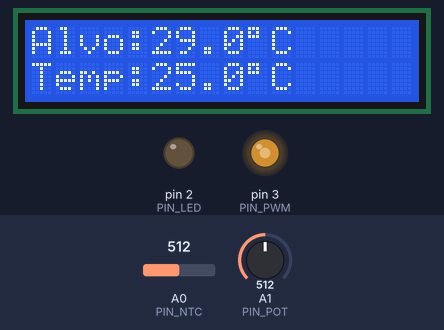
Recording of a sketch running on a simulated Arduino Uno, built with avr-gcc and run on an emulated ATmega328P. On the bench: 16×2 character LCD, output pins drawn as LEDs (lit = HIGH). Inputs (shaded band) come from the test bench; at power-on: A1 (PIN_POT) = 512, A0 (PIN_NTC) = 512. What the sketch prints to the serial monitor is not drawn.

Above: at 3.2 s.
3.3 s: A1 (PIN_POT) set to 716
At 4.5 s:
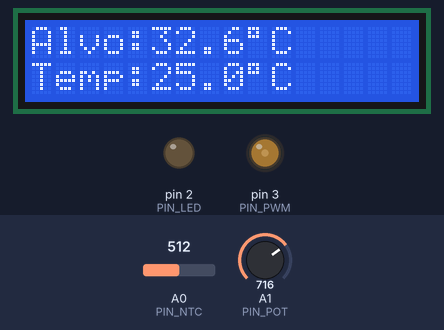
5.1 s: A0 (PIN_NTC) set to 490
At 6.0 s:
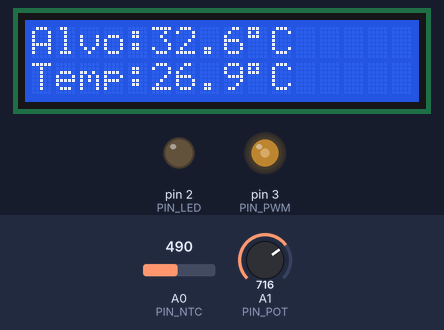
6.6 s: A0 (PIN_NTC) set to 306
At 7.4 s:
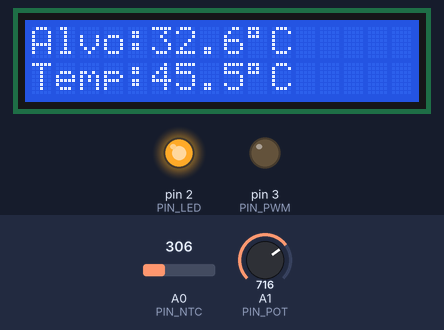
8.1 s: A0 (PIN_NTC) set to 0
At 8.8 s:
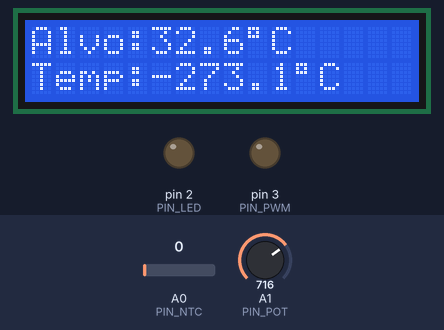
9.7 s: A1 (PIN_POT) set to 900
At 10.4 s:
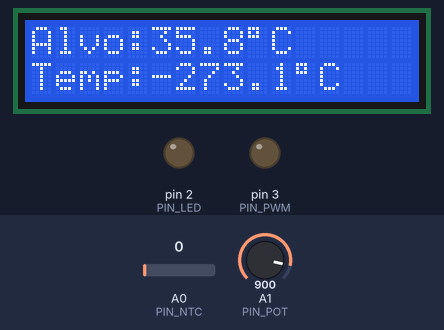
11.2 s: A0 (PIN_NTC) set to 2
At 11.8 s:
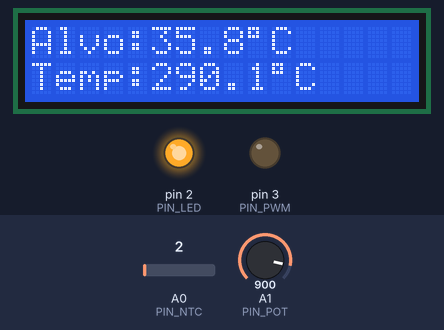
Timing chart, 0 to 13.8 s (numbered marks = the images above; inputs shaded):
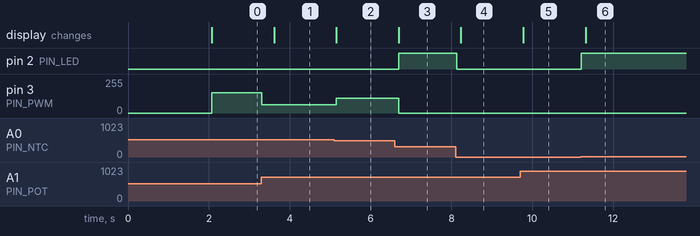

Measured:
- the behaviour switches between 0 and 1 on A0 (PIN_NTC) (found by bisection; images 5 and 6)
- after the input at 3.3 s, pin 3 (PIN_PWM): 152/255 → 61/255 at once; the display: changes after 0.31 s (image 1)
- after the input at 5.1 s, pin 3 (PIN_PWM): 61/255 → 110/255 after 0.05 s; the display: changes after 0.06 s (image 2)
- after the input at 6.6 s, pin 2 (PIN_LED): LOW → HIGH after 0.09 s; pin 3 (PIN_PWM): 110/255 → 0/255 after 0.09 s; the display: changes after 0.10 s (image 3)
- after the input at 8.1 s, pin 2 (PIN_LED): HIGH → LOW at once; the display: changes after 0.14 s (image 4)
- after the input at 9.7 s, the display: changes after 0.08 s (image 5)
- after the input at 11.2 s, pin 2 (PIN_LED): LOW → HIGH at once; the display: changes after 0.12 s (image 6)

The sketch:

Incubator_temperature_monitor_system.ino
```cpp
#include <Wire.h>
#include <LiquidCrystal.h>
#include <math.h>

// Pinos
const int PIN_NTC    = A0;  // Sensor NTC
const int PIN_POT    = A1;  // Potenciômetro set point
const int PIN_PWM    = 3;   // Saída PWM carga resistiva
const int PIN_LED    = 2;   // LED alarme ≥38°C

// Parâmetros NTC
const float R_SERIE   = 10000.0; // 10kΩ
const float R_NOM     = 10000.0; // 10kΩ @ 25°C
const float T_NOM     = 298.15;  // 25°C em Kelvin
const float BETA      = 3950.0;  // Coef. β NTC MF58
const float V_REF     = 5.0;     // Tensão referência ADC
const float ADC_MAX   = 1023.0;

// Faixa Set Point (pot)
const float TEMP_MIN  = 20.0;  // °C mínimo
const float TEMP_MAX  = 38.0;  // °C máximo
const float TEMP_ALRM = 38.0;  // °C → LED alarme

// Controle Proporcional
const float Kp        = 25.5;  // Ganho proporcional
const float BANDA_P   = 10.0;  // Banda proporcional (°C)

// LCD
LiquidCrystal lcd(8, 9, 4, 5, 6, 7);

// Variáveis globais
float tempMedida   = 0.0;
float tempSetPoint = 37.0;
int   pwmSaida     = 0;
unsigned long tUltLCD = 0;

// ============================================================
float lerTemperaturaNTC() {
  int adc = analogRead(PIN_NTC);
  float v = (adc / ADC_MAX) * V_REF;
  float rNTC = R_SERIE * v / (V_REF - v);
  float tempK = 1.0 / ((1.0 / T_NOM) + log(rNTC / R_NOM) / BETA);
  return tempK - 273.15;
}

float lerSetPoint() {
  int adc = analogRead(PIN_POT);
  return TEMP_MIN + (adc / ADC_MAX) * (TEMP_MAX - TEMP_MIN);
}

int calcularPWM(float erro) {
  // Controle proporcional: PWM = Kp * erro, limitado a [0, 255]
  float saida = Kp * erro;
  saida = constrain(saida, 0, 255);
  return abs(255 - (int)saida);
}

void atualizarLCD() {
  lcd.setCursor(0, 0);
  lcd.print("Alvo:");
  lcd.print(tempSetPoint, 1);
  lcd.print("\337C   ");  // \337 = símbolo °

  lcd.setCursor(0, 1);
  lcd.print("Temp:");
  lcd.print(tempMedida, 1);
  lcd.print("\337C   ");
}

// ============================================================
void setup() {
  pinMode(PIN_PWM, OUTPUT);
  pinMode(PIN_LED, OUTPUT);
  analogWrite(PIN_PWM, 0);
  digitalWrite(PIN_LED, LOW);

  lcd.begin(16, 2);
  lcd.setCursor(2, 1); lcd.print("Iniciando...");
  delay(2000);
  lcd.clear();

  Serial.begin(9600);
  Serial.println("=== Aquecimento iniciado ===");
}

void loop() {
  // 1. Leituras
  tempSetPoint = lerSetPoint();
  tempMedida   = lerTemperaturaNTC();
  float erro   = tempSetPoint - tempMedida;

  // 2. Controle proporcional
  if (tempMedida >= TEMP_ALRM) {
    // Alarme: desliga aquecimento imediatamente
    pwmSaida = 0;
    digitalWrite(PIN_LED, HIGH);
  } else {
    digitalWrite(PIN_LED, LOW);
    pwmSaida = calcularPWM(erro);
  }

  analogWrite(PIN_PWM, pwmSaida);

  // 3. Atualiza LCD a cada 500ms
  if (millis() - tUltLCD >= 500) {
    atualizarLCD();
    tUltLCD = millis();
  }

  // 4. Serial monitor (debug)
  Serial.print("SP:"); Serial.print(tempSetPoint, 1);
  Serial.print("  T:"); Serial.print(tempMedida, 1);
  Serial.print("  Err:"); Serial.print(erro, 2);
  Serial.print("  PWM:"); Serial.println(pwmSaida);

  delay(100); // Loop a 10Hz
}
```
